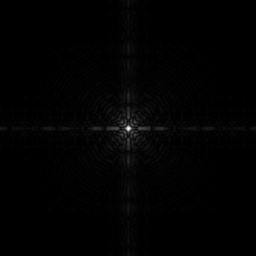
%> input picture digital image processing/3-图像的线性和非线性变换/image/DFT_no_log.tif, 256 x 256 px
$ octave T2_log.m   (GNU Octave 9; MATLAB toolbox functions it lacks are replaced by stand-ins)
%> lines starting %> are read from the running program, lines starting %| are printed output that depends on the picture
%非线性对数变换
A = imread('D:\大三（下）专业课\数字图像处理\实验三\image\DFT_no_log.tif');
%> A is the input picture: size 256x256 uint8; min 0, max 255, mean 2.1
A1 = mat2gray(log(1+double(A)));%彩色图像转为灰度图像
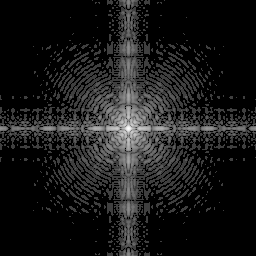
%> A1: size 256x256 double; min 0, max 1, mean 0.101
subplot(221),imhist(A)%查看灰度直方图
subplot(222),imshow(A);
subplot(223),imhist(A1)
subplot(224),imshow(A1);
%> after `imshow(A1)`:
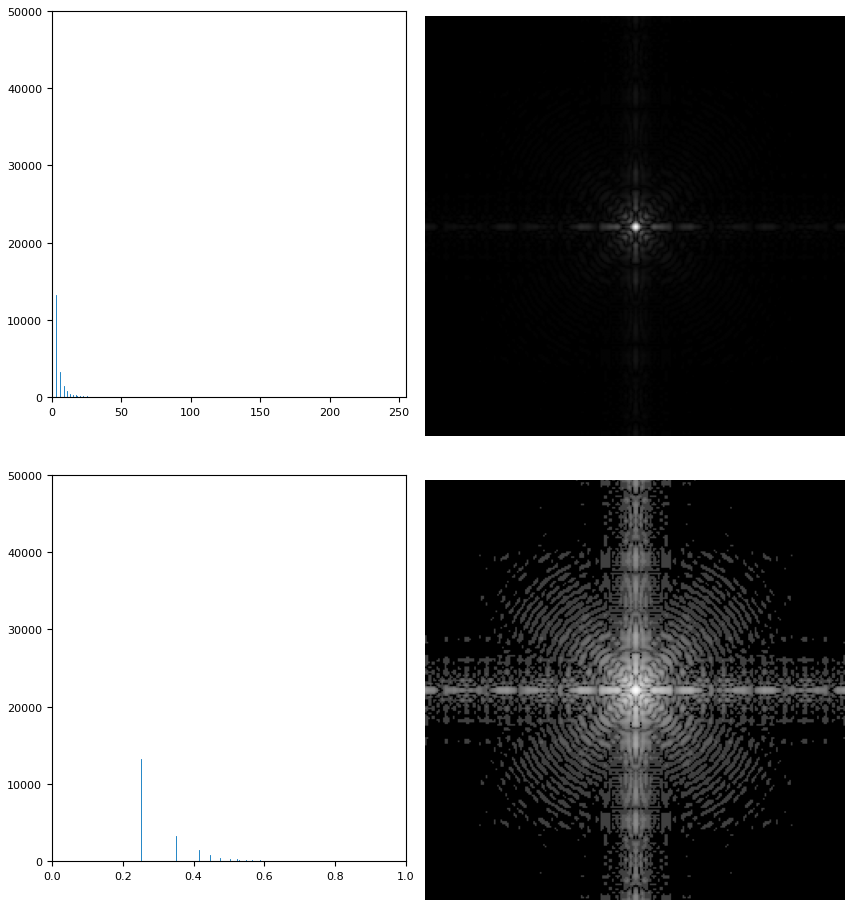
%> figure redrawn from the program's plot data, 4 panels

$ run again, with digital image processing/3-图像的线性和非线性变换/image/fractured_spine.tif copied over digital image processing/3-图像的线性和非线性变换/image/DFT_no_log.tif
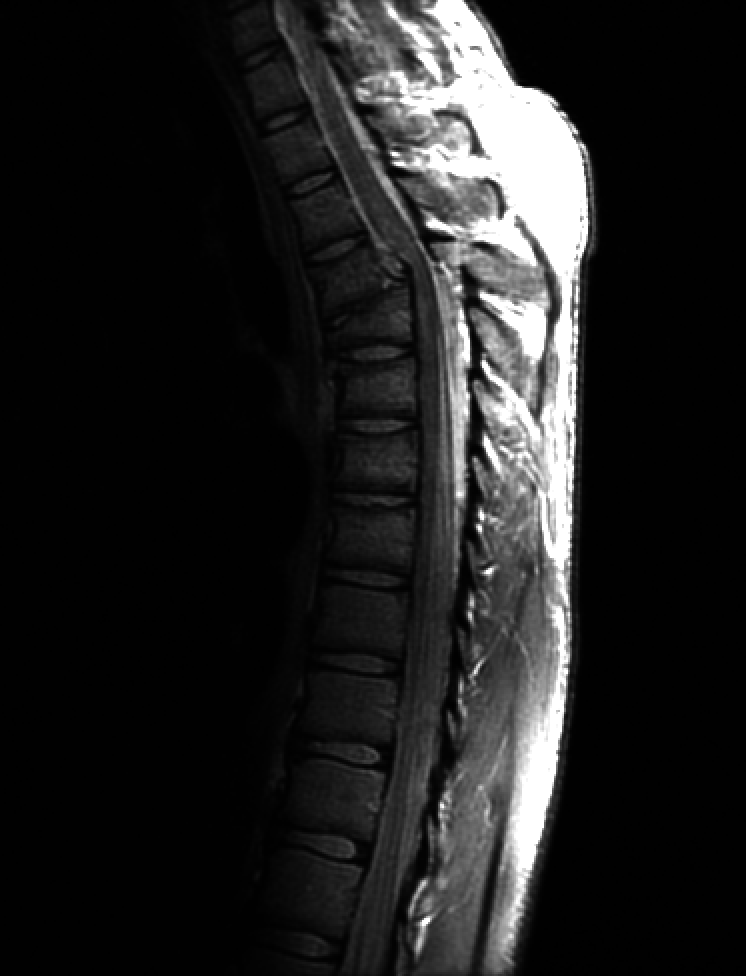
%> input picture digital image processing/3-图像的线性和非线性变换/image/fractured_spine.tif, 746 x 976 px
%> A is the input picture: size 976x746 uint8; min 0, max 255, mean 32.6
%> `A1 = mat2gray(log(1+double(A)));`:
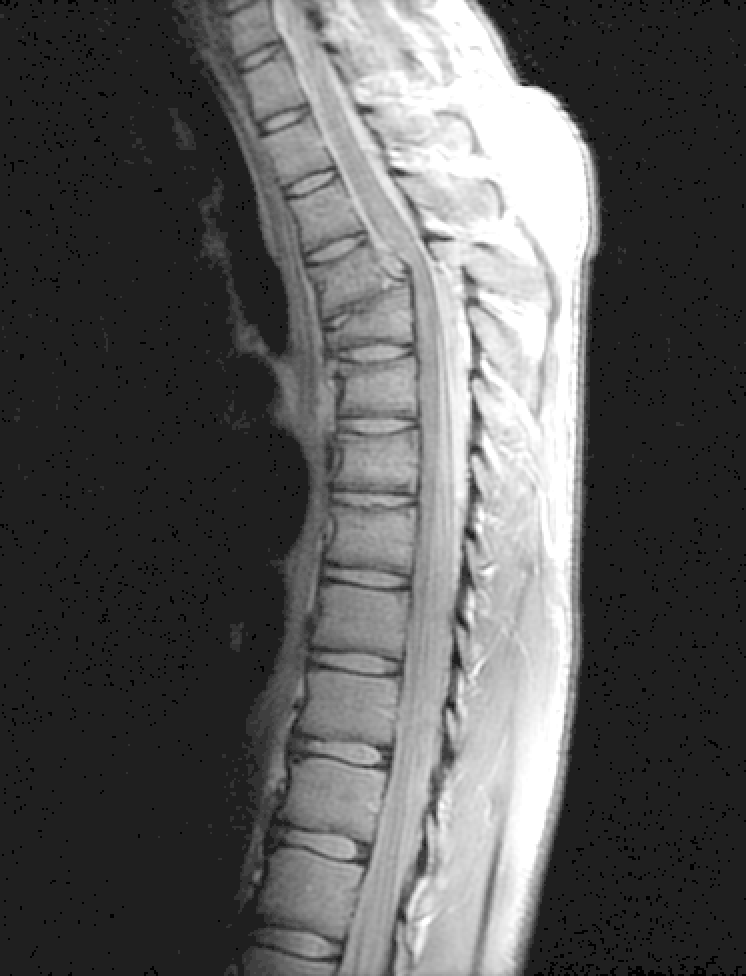
%> A1: size 976x746 double; min 0, max 1, mean 0.349
%> `imshow(A1)`:
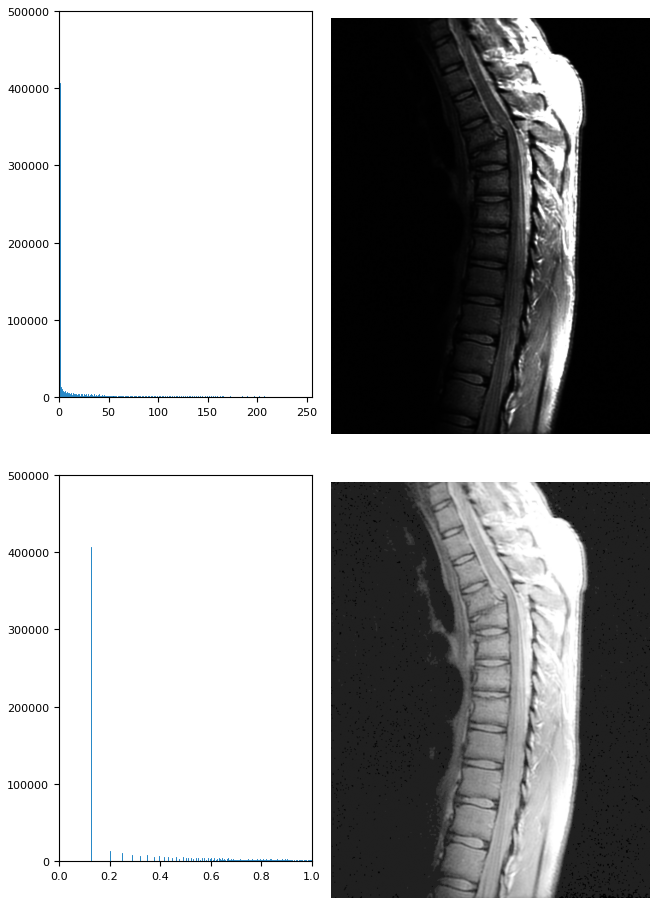
%> figure redrawn from the program's plot data, 4 panels
